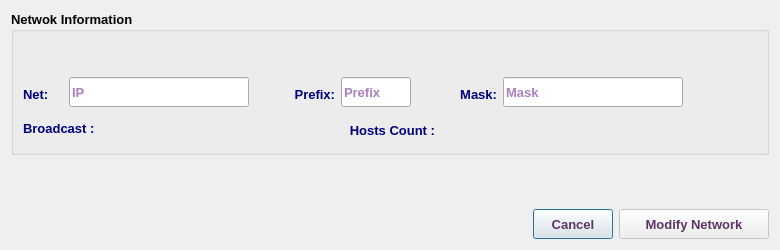
<?xml version="1.0" encoding="UTF-8"?>
<ui version="4.0">
 <class>EditNetV4Dialog</class>
 <widget class="QDialog" name="EditNetV4Dialog">
  <property name="geometry">
   <rect>
    <x>0</x>
    <y>0</y>
    <width>780</width>
    <height>250</height>
   </rect>
  </property>
  <property name="minimumSize">
   <size>
    <width>780</width>
    <height>250</height>
   </size>
  </property>
  <property name="maximumSize">
   <size>
    <width>781</width>
    <height>251</height>
   </size>
  </property>
  <property name="font">
   <font>
    <family>Tahoma</family>
    <pointsize>10</pointsize>
   </font>
  </property>
  <property name="windowTitle">
   <string>Edit Network</string>
  </property>
  <property name="windowIcon">
   <iconset resource="../../../../../image.qrc">
    <normaloff>:/Image/edit.png</normaloff>:/Image/edit.png</iconset>
  </property>
  <layout class="QVBoxLayout" name="verticalLayout_4">
   <item>
    <widget class="QGroupBox" name="netGB">
     <property name="font">
      <font>
       <family>Tahoma</family>
       <pointsize>10</pointsize>
       <weight>75</weight>
       <bold>true</bold>
      </font>
     </property>
     <property name="title">
      <string>Netwok Information</string>
     </property>
     <layout class="QVBoxLayout" name="verticalLayout_3">
      <item>
       <widget class="QLabel" name="infoLbl">
        <property name="minimumSize">
         <size>
          <width>100</width>
          <height>30</height>
         </size>
        </property>
        <property name="maximumSize">
         <size>
          <width>16777215</width>
          <height>25</height>
         </size>
        </property>
        <property name="font">
         <font>
          <family>Tahoma</family>
          <pointsize>10</pointsize>
          <weight>75</weight>
          <bold>true</bold>
         </font>
        </property>
        <property name="styleSheet">
         <string notr="true">color: rgb(170, 0, 0);</string>
        </property>
        <property name="text">
         <string/>
        </property>
        <property name="wordWrap">
         <bool>true</bool>
        </property>
       </widget>
      </item>
      <item>
       <layout class="QHBoxLayout" name="horizontalLayout_13">
        <item>
         <widget class="QLabel" name="label_7">
          <property name="minimumSize">
           <size>
            <width>40</width>
            <height>30</height>
           </size>
          </property>
          <property name="maximumSize">
           <size>
            <width>40</width>
            <height>25</height>
           </size>
          </property>
          <property name="font">
           <font>
            <family>Tahoma</family>
            <pointsize>10</pointsize>
            <weight>75</weight>
            <bold>true</bold>
           </font>
          </property>
          <property name="styleSheet">
           <string notr="true">color: rgb(0, 0, 127);</string>
          </property>
          <property name="text">
           <string>Net:</string>
          </property>
         </widget>
        </item>
        <item>
         <widget class="QLineEdit" name="netLE">
          <property name="sizePolicy">
           <sizepolicy hsizetype="Expanding" vsizetype="Preferred">
            <horstretch>0</horstretch>
            <verstretch>0</verstretch>
           </sizepolicy>
          </property>
          <property name="minimumSize">
           <size>
            <width>180</width>
            <height>30</height>
           </size>
          </property>
          <property name="maximumSize">
           <size>
            <width>500</width>
            <height>30</height>
           </size>
          </property>
          <property name="font">
           <font>
            <family>Tahoma</family>
            <pointsize>10</pointsize>
            <weight>75</weight>
            <bold>true</bold>
           </font>
          </property>
          <property name="styleSheet">
           <string notr="true">color: rgb(85, 0, 127);</string>
          </property>
          <property name="text">
           <string/>
          </property>
          <property name="placeholderText">
           <string>IP</string>
          </property>
         </widget>
        </item>
        <item>
         <widget class="QLabel" name="label_10">
          <property name="minimumSize">
           <size>
            <width>80</width>
            <height>30</height>
           </size>
          </property>
          <property name="maximumSize">
           <size>
            <width>80</width>
            <height>25</height>
           </size>
          </property>
          <property name="font">
           <font>
            <family>Tahoma</family>
            <pointsize>10</pointsize>
            <weight>75</weight>
            <bold>true</bold>
           </font>
          </property>
          <property name="styleSheet">
           <string notr="true">color: rgb(0, 0, 127);</string>
          </property>
          <property name="text">
           <string>Prefix:</string>
          </property>
          <property name="alignment">
           <set>Qt::AlignRight|Qt::AlignTrailing|Qt::AlignVCenter</set>
          </property>
         </widget>
        </item>
        <item>
         <widget class="QLineEdit" name="prefixLE">
          <property name="minimumSize">
           <size>
            <width>70</width>
            <height>30</height>
           </size>
          </property>
          <property name="maximumSize">
           <size>
            <width>70</width>
            <height>30</height>
           </size>
          </property>
          <property name="font">
           <font>
            <family>Tahoma</family>
            <pointsize>10</pointsize>
            <weight>75</weight>
            <bold>true</bold>
           </font>
          </property>
          <property name="styleSheet">
           <string notr="true">color: rgb(85, 0, 127);</string>
          </property>
          <property name="placeholderText">
           <string>Prefix</string>
          </property>
         </widget>
        </item>
        <item>
         <widget class="QLabel" name="label_9">
          <property name="minimumSize">
           <size>
            <width>80</width>
            <height>30</height>
           </size>
          </property>
          <property name="maximumSize">
           <size>
            <width>80</width>
            <height>25</height>
           </size>
          </property>
          <property name="font">
           <font>
            <family>Tahoma</family>
            <pointsize>10</pointsize>
            <weight>75</weight>
            <bold>true</bold>
           </font>
          </property>
          <property name="styleSheet">
           <string notr="true">color: rgb(0, 0, 127);</string>
          </property>
          <property name="text">
           <string>Mask:</string>
          </property>
          <property name="alignment">
           <set>Qt::AlignRight|Qt::AlignTrailing|Qt::AlignVCenter</set>
          </property>
         </widget>
        </item>
        <item>
         <widget class="QLineEdit" name="maskLE">
          <property name="sizePolicy">
           <sizepolicy hsizetype="Expanding" vsizetype="Preferred">
            <horstretch>0</horstretch>
            <verstretch>0</verstretch>
           </sizepolicy>
          </property>
          <property name="minimumSize">
           <size>
            <width>180</width>
            <height>30</height>
           </size>
          </property>
          <property name="maximumSize">
           <size>
            <width>500</width>
            <height>30</height>
           </size>
          </property>
          <property name="font">
           <font>
            <family>Tahoma</family>
            <pointsize>10</pointsize>
            <weight>75</weight>
            <bold>true</bold>
           </font>
          </property>
          <property name="styleSheet">
           <string notr="true">color: rgb(85, 0, 127);</string>
          </property>
          <property name="placeholderText">
           <string>Mask</string>
          </property>
         </widget>
        </item>
        <item>
         <spacer name="horizontalSpacer_2">
          <property name="orientation">
           <enum>Qt::Horizontal</enum>
          </property>
          <property name="sizeHint" stdset="0">
           <size>
            <width>40</width>
            <height>20</height>
           </size>
          </property>
         </spacer>
        </item>
       </layout>
      </item>
      <item>
       <layout class="QHBoxLayout" name="horizontalLayout_12">
        <item>
         <widget class="QLabel" name="label_11">
          <property name="minimumSize">
           <size>
            <width>90</width>
            <height>30</height>
           </size>
          </property>
          <property name="maximumSize">
           <size>
            <width>100</width>
            <height>30</height>
           </size>
          </property>
          <property name="font">
           <font>
            <family>Tahoma</family>
            <pointsize>10</pointsize>
            <weight>75</weight>
            <bold>true</bold>
           </font>
          </property>
          <property name="styleSheet">
           <string notr="true">color: rgb(0, 0, 127);</string>
          </property>
          <property name="text">
           <string>Broadcast :</string>
          </property>
         </widget>
        </item>
        <item>
         <widget class="QLabel" name="bcLbl">
          <property name="sizePolicy">
           <sizepolicy hsizetype="Preferred" vsizetype="Preferred">
            <horstretch>0</horstretch>
            <verstretch>0</verstretch>
           </sizepolicy>
          </property>
          <property name="minimumSize">
           <size>
            <width>180</width>
            <height>30</height>
           </size>
          </property>
          <property name="maximumSize">
           <size>
            <width>500</width>
            <height>30</height>
           </size>
          </property>
          <property name="font">
           <font>
            <family>Tahoma</family>
            <pointsize>10</pointsize>
            <weight>75</weight>
            <bold>true</bold>
           </font>
          </property>
          <property name="styleSheet">
           <string notr="true">color: rgb(85, 0, 127);</string>
          </property>
          <property name="text">
           <string/>
          </property>
         </widget>
        </item>
        <item>
         <widget class="QLabel" name="label_12">
          <property name="minimumSize">
           <size>
            <width>130</width>
            <height>30</height>
           </size>
          </property>
          <property name="maximumSize">
           <size>
            <width>130</width>
            <height>25</height>
           </size>
          </property>
          <property name="font">
           <font>
            <family>Tahoma</family>
            <pointsize>10</pointsize>
            <weight>75</weight>
            <bold>true</bold>
           </font>
          </property>
          <property name="styleSheet">
           <string notr="true">color: rgb(0, 0, 127);</string>
          </property>
          <property name="text">
           <string>Hosts Count :</string>
          </property>
          <property name="alignment">
           <set>Qt::AlignRight|Qt::AlignTrailing|Qt::AlignVCenter</set>
          </property>
         </widget>
        </item>
        <item>
         <widget class="QLabel" name="hostLbl">
          <property name="minimumSize">
           <size>
            <width>150</width>
            <height>30</height>
           </size>
          </property>
          <property name="maximumSize">
           <size>
            <width>150</width>
            <height>30</height>
           </size>
          </property>
          <property name="font">
           <font>
            <family>Tahoma</family>
            <pointsize>10</pointsize>
            <weight>75</weight>
            <bold>true</bold>
           </font>
          </property>
          <property name="styleSheet">
           <string notr="true">color: rgb(85, 0, 127);</string>
          </property>
          <property name="text">
           <string/>
          </property>
         </widget>
        </item>
        <item>
         <spacer name="horizontalSpacer_3">
          <property name="orientation">
           <enum>Qt::Horizontal</enum>
          </property>
          <property name="sizeHint" stdset="0">
           <size>
            <width>40</width>
            <height>20</height>
           </size>
          </property>
         </spacer>
        </item>
       </layout>
      </item>
     </layout>
    </widget>
   </item>
   <item>
    <spacer name="verticalSpacer">
     <property name="font">
      <font>
       <family>Tahoma</family>
       <pointsize>10</pointsize>
      </font>
     </property>
     <property name="orientation">
      <enum>Qt::Vertical</enum>
     </property>
     <property name="sizeHint" stdset="0">
      <size>
       <width>20</width>
       <height>114</height>
      </size>
     </property>
    </spacer>
   </item>
   <item>
    <layout class="QHBoxLayout" name="horizontalLayout">
     <item>
      <spacer name="horizontalSpacer">
       <property name="font">
        <font>
         <family>Tahoma</family>
         <pointsize>10</pointsize>
        </font>
       </property>
       <property name="orientation">
        <enum>Qt::Horizontal</enum>
       </property>
       <property name="sizeHint" stdset="0">
        <size>
         <width>40</width>
         <height>20</height>
        </size>
       </property>
      </spacer>
     </item>
     <item>
      <widget class="QPushButton" name="cancelBtn">
       <property name="sizePolicy">
        <sizepolicy hsizetype="Preferred" vsizetype="Preferred">
         <horstretch>0</horstretch>
         <verstretch>0</verstretch>
        </sizepolicy>
       </property>
       <property name="minimumSize">
        <size>
         <width>80</width>
         <height>30</height>
        </size>
       </property>
       <property name="maximumSize">
        <size>
         <width>150</width>
         <height>30</height>
        </size>
       </property>
       <property name="font">
        <font>
         <family>Tahoma</family>
         <pointsize>10</pointsize>
         <weight>75</weight>
         <bold>true</bold>
        </font>
       </property>
       <property name="styleSheet">
        <string notr="true">color: rgb(92, 53, 102);</string>
       </property>
       <property name="text">
        <string>Cancel</string>
       </property>
      </widget>
     </item>
     <item>
      <widget class="QPushButton" name="okBtn">
       <property name="enabled">
        <bool>false</bool>
       </property>
       <property name="sizePolicy">
        <sizepolicy hsizetype="Preferred" vsizetype="Preferred">
         <horstretch>0</horstretch>
         <verstretch>0</verstretch>
        </sizepolicy>
       </property>
       <property name="minimumSize">
        <size>
         <width>150</width>
         <height>30</height>
        </size>
       </property>
       <property name="maximumSize">
        <size>
         <width>250</width>
         <height>30</height>
        </size>
       </property>
       <property name="font">
        <font>
         <family>Tahoma</family>
         <pointsize>10</pointsize>
         <weight>75</weight>
         <bold>true</bold>
        </font>
       </property>
       <property name="styleSheet">
        <string notr="true">color: rgb(92, 53, 102);</string>
       </property>
       <property name="text">
        <string>Modify Network</string>
       </property>
       <property name="icon">
        <iconset resource="../../../../../image.qrc">
         <normaloff>:/Image/edit.png</normaloff>:/Image/edit.png</iconset>
       </property>
       <property name="iconSize">
        <size>
         <width>20</width>
         <height>20</height>
        </size>
       </property>
      </widget>
     </item>
    </layout>
   </item>
  </layout>
 </widget>
 <tabstops>
  <tabstop>netLE</tabstop>
  <tabstop>prefixLE</tabstop>
  <tabstop>maskLE</tabstop>
  <tabstop>okBtn</tabstop>
  <tabstop>cancelBtn</tabstop>
 </tabstops>
 <resources>
  <include location="../../../../../image.qrc"/>
 </resources>
 <connections/>
</ui>
